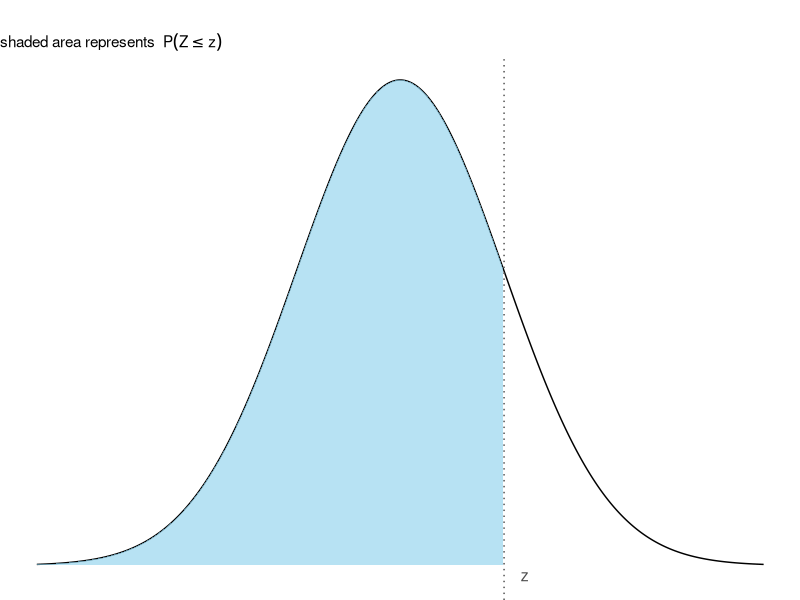

Generate this figure with R:
## ---- chunk 1
#| echo: false
#| message: false
#| fig-height: 2
#| fig-width: 3
#| fig-align: center

library(dplyr)
library(tidyr)
library(knitr)
library(ggplot2)

z_example <- 1 # Example z-value to illustrate

x_vals <- seq(-3.5, 3.5, length.out = 500)
df <- data.frame(x = x_vals, y = dnorm(x_vals))

df_shade <- subset(df, x <= z_example)

ggplot(df, aes(x = x, y = y)) +
  geom_line(color = "black", linewidth = 0.5) +
  geom_area(data = df_shade, fill = "skyblue", alpha = 0.6) +
  geom_vline(xintercept = z_example, linetype = "dotted", color = "grey30") +
  annotate("text", x = z_example + 0.2, y = dnorm(z_example)-0.25, 
           label = "z", color = "grey30", size = 4) +
  labs(
    title = " ",
    subtitle = expression("shaded area represents " ~ P(Z <= z)),
    x = "z",
    y = "Density"
  ) +
  theme_void()

# Define row and column values
z_rows <- seq(0, 3, by = 0.1)
z_cols <- seq(0.00, 0.09, by = 0.01)

# Create table and format col as character (e.g., "0.00")
z_table <- expand.grid(row = z_rows, col = z_cols) %>%
  mutate(
    col_chr = sprintf("%.2f", col),
    z = round(row + col, 2),
    prob = pnorm(z)
  ) %>%
  select(row, col_chr, prob) %>%
  pivot_wider(names_from = col_chr, values_from = prob) %>%
  rename(`z` = row)

# Show table (first 10 rows for brevity)
kable(z_table, digits = 3, caption = "Standard Normal Cumulative Probabilities: $\\Phi(z) = P(Z \\leq z)$")
